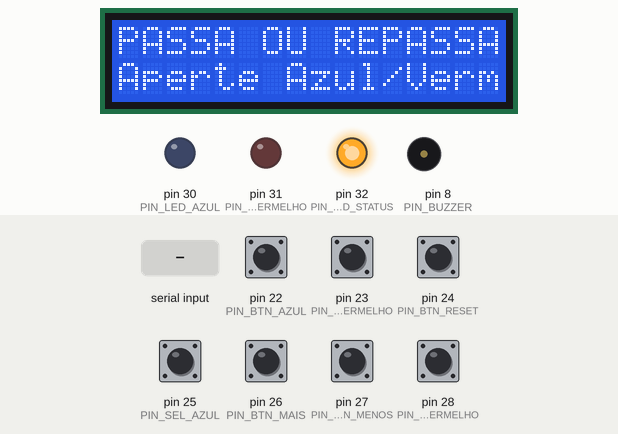
The sketch below on a simulated Arduino Mega 2560, built with avr-gcc and run on an emulated ATmega2560. Parts: 16×2 character LCD, output pins drawn as LEDs (lit = HIGH), buzzer (waves = sounding). Dashed ring = blinking. The test bench sets the inputs (shaded band); at power-on: pin 22 (PIN_BTN_AZUL), pin 23 (PIN_BTN_VERMELHO), pin 24 (PIN_BTN_RESET), pin 25 (PIN_SEL_AZUL), pin 26 (PIN_BTN_MAIS), pin 27 (PIN_BTN_MENOS), pin 28 (PIN_SEL_VERMELHO) HIGH. What the sketch prints to the serial monitor is not drawn.

Above: at 2.3 s.
2.4 s: "a" received over Serial
At 4.05 s:
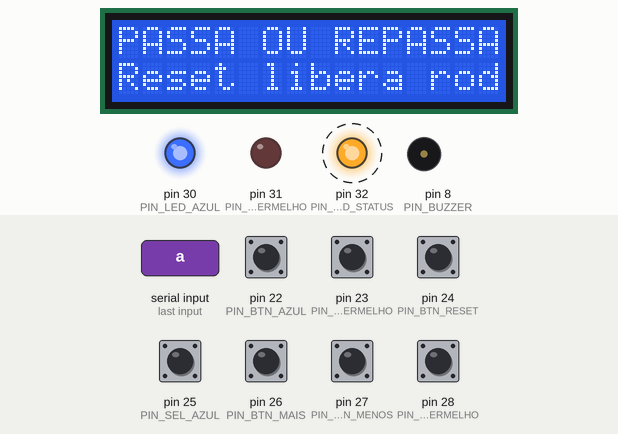
4.3 s: pin 26 (PIN_BTN_MAIS) pulled LOW for 0.15 s
At 4.35 s:
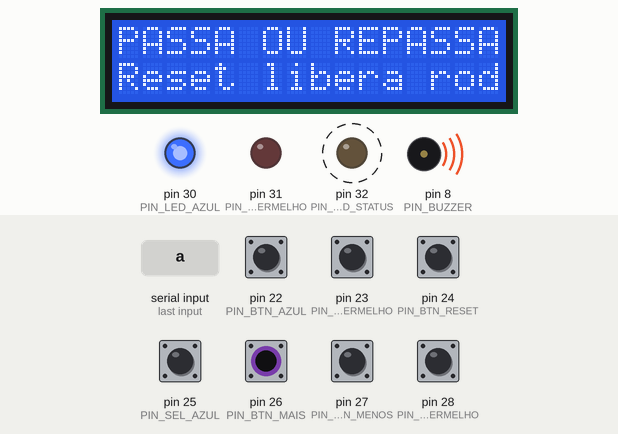
5.0 s: pin 24 (PIN_BTN_RESET) pulled LOW for 0.15 s
At 5.18 s:
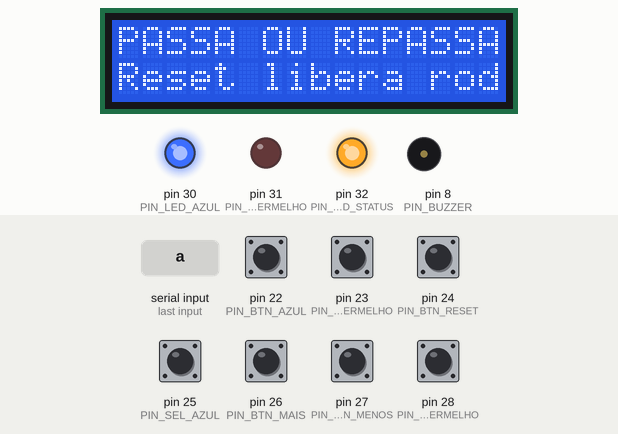
6.7 s: pin 27 (PIN_BTN_MENOS) pulled LOW for 0.15 s
At 6.87 s:
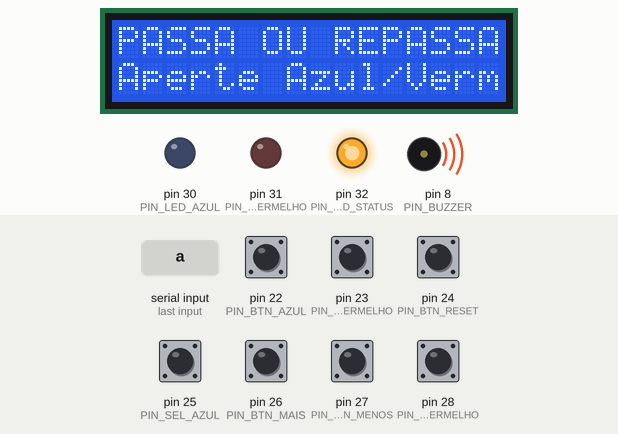
9.8 s: pin 23 (PIN_BTN_VERMELHO) pulled LOW for 0.15 s
At 10.16 s:
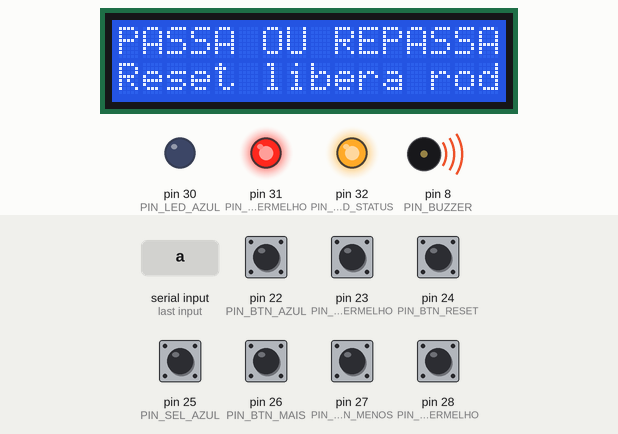
10.5 s: byte 99 ('c') received over Serial
Timing chart, 0 to 59.5 s (numbered marks = the images above; inputs shaded):
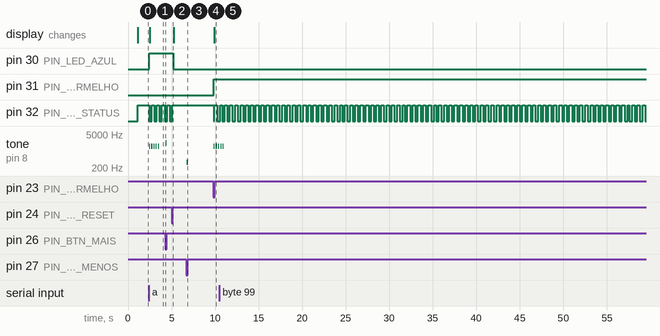

Measured:
- after the input at 2.4 s, pin 30 (PIN_LED_AZUL): LOW → HIGH at once; pin 32 (PIN_LED_STATUS): alternates HIGH for 0.30 s and LOW for 0.30 s, starting at once; tone on pin 8 (PIN_BUZZER): alternates 1600 Hz for 0.12 s and silent for 0.12 s, 10 changes in all, then stays silent, starting at once; the display: changes after 0.11 s (image 1)
- after the input at 4.3 s, tone on pin 8 (PIN_BUZZER): silent → 2200 Hz at once, → silent 0.09 s later
- after the input at 5.0 s, pin 30 (PIN_LED_AZUL): HIGH → LOW after 0.19 s; pin 32 (PIN_LED_STATUS): goes on until 5.1 s, then stays HIGH
- after the input at 6.7 s, tone on pin 8 (PIN_BUZZER): silent → 350 Hz at once, → silent 0.18 s later
- after the input at 9.8 s, pin 31 (PIN_LED_VERMELHO): LOW → HIGH at once; pin 32 (PIN_LED_STATUS): HIGH → LOW at once, → HIGH 0.08 s later, → LOW 0.33 s later; tone on pin 8 (PIN_BUZZER): alternates 1600 Hz for 0.12 s and silent for 0.12 s, starting at once; the display: changes after 0.12 s (image 5)

The sketch:

passa_ou_repassa.ino
```cpp
/*
  Projeto: Passa ou Repassa
  Arquivo: passa_ou_repassa_atualizado.ino
  Placa: Arduino Mega 2560
  Display: LCD 20x4 I2C

  Funções principais:
  - Dois botões de resposta: Equipe Azul e Equipe Vermelha.
  - A primeira equipe que apertar trava a rodada.
  - LED e buzzer indicam a equipe que travou.
  - Reset libera a próxima rodada sem apagar o placar.
  - Pontuação manual pelo mediador com teclas + e -.
  - Seletor/chave de equipe para pontuação: Azul ou Vermelha.
  - Se nenhuma chave estiver selecionada, + e - pontuam a equipe que travou.
  - LCD 20x4 exibe placar e estado do jogo.
  - Monitor Serial permite testes e simulação dos comandos.

  Biblioteca LCD:
  - LiquidCrystal I2C by Frank de Brabander
  - Repositório: johnrickman/LiquidCrystal_I2C
*/

#include <Wire.h>
#include <LiquidCrystal_I2C.h>

// =====================================================
// CONFIGURAÇÕES GERAIS
// =====================================================

// Endereço comum do LCD I2C: 0x27 ou 0x3F.
// Caso o display não mostre nada, teste trocar para 0x3F.
constexpr uint8_t LCD_ADDR = 0x27;
constexpr uint8_t LCD_COLS = 20;
constexpr uint8_t LCD_ROWS = 4;

LiquidCrystal_I2C lcd(LCD_ADDR, LCD_COLS, LCD_ROWS);

// Valor somado/subtraído a cada comando de pontuação.
constexpr int PONTO_PADRAO = 1;

// Limites de segurança para exibição no LCD.
constexpr int PLACAR_MIN = -99;
constexpr int PLACAR_MAX = 999;

// Debounce dos botões.
constexpr unsigned long DEBOUNCE_MS = 45;

// Atualização periódica do LCD.
constexpr unsigned long LCD_REFRESH_MS = 250;

// Tempo do alerta sonoro ao travar uma rodada.
constexpr unsigned long ALERTA_RODADA_MS = 1200;
constexpr unsigned long ALERTA_INTERVALO_MS = 120;

// Para buzzer passivo, mantenha true.
// Para buzzer ativo 5 V, altere para false.
constexpr bool BUZZER_PASSIVO = true;

// Segurar RESET por este tempo zera o placar.
constexpr unsigned long RESET_ZERA_PLACAR_MS = 5000;

// =====================================================
// MAPA DE PINOS - ARDUINO MEGA 2560
// =====================================================

// Botões principais do jogo.
constexpr uint8_t PIN_BTN_AZUL = 22;
constexpr uint8_t PIN_BTN_VERMELHO = 23;
constexpr uint8_t PIN_BTN_RESET = 24;

// Chaves/seletor de equipe para pontuação.
constexpr uint8_t PIN_SEL_AZUL = 25;
constexpr uint8_t PIN_BTN_MAIS = 26;
constexpr uint8_t PIN_BTN_MENOS = 27;
constexpr uint8_t PIN_SEL_VERMELHO = 28;

// Saídas.
constexpr uint8_t PIN_LED_AZUL = 30;
constexpr uint8_t PIN_LED_VERMELHO = 31;
constexpr uint8_t PIN_LED_STATUS = 32;
constexpr uint8_t PIN_BUZZER = 8;

// LCD I2C no Mega:
// SDA = pino 20
// SCL = pino 21

// =====================================================
// TIPOS E ESTADOS
// =====================================================

enum Equipe : uint8_t {
  EQUIPE_NENHUMA = 0,
  EQUIPE_AZUL = 1,
  EQUIPE_VERMELHA = 2
};

enum BuzzerModo : uint8_t {
  BUZZER_DESLIGADO = 0,
  BUZZER_BIP_CURTO = 1,
  BUZZER_ALERTA_RODADA = 2
};

int placarAzul = 0;
int placarVermelho = 0;

Equipe equipeTravada = EQUIPE_NENHUMA;

bool lcdPrecisaAtualizar = true;
unsigned long ultimaAtualizacaoLCD = 0;

BuzzerModo buzzerModo = BUZZER_DESLIGADO;
unsigned long buzzerFim = 0;
unsigned long buzzerUltimaAlternancia = 0;
bool buzzerLigado = false;

bool resetLongoExecutado = false;

char mensagemTemporaria[21] = "";
unsigned long mensagemTemporariaAte = 0;

// =====================================================
// CLASSE DE BOTÃO COM DEBOUNCE
// =====================================================

class BotaoDebounce {
public:
  void begin(uint8_t pino) {
    pin = pino;
    pinMode(pin, INPUT_PULLUP);

    bool leituraInicial = digitalRead(pin);
    estadoEstavel = leituraInicial;
    ultimaLeitura = leituraInicial;
    ultimaMudancaLeitura = millis();

    eventoPressionado = false;
    eventoSolto = false;
    inicioPressionado = 0;
  }

  void update() {
    const unsigned long agora = millis();
    const bool leituraAtual = digitalRead(pin);

    if (leituraAtual != ultimaLeitura) {
      ultimaLeitura = leituraAtual;
      ultimaMudancaLeitura = agora;
    }

    if ((agora - ultimaMudancaLeitura) >= DEBOUNCE_MS && leituraAtual != estadoEstavel) {
      estadoEstavel = leituraAtual;

      if (isPressed()) {
        eventoPressionado = true;
        inicioPressionado = agora;
      } else {
        eventoSolto = true;
      }
    }
  }

  bool pressed() {
    if (eventoPressionado) {
      eventoPressionado = false;
      return true;
    }
    return false;
  }

  bool released() {
    if (eventoSolto) {
      eventoSolto = false;
      return true;
    }
    return false;
  }

  bool isPressed() const {
    // INPUT_PULLUP: pressionado = LOW.
    return estadoEstavel == LOW;
  }

  unsigned long pressedFor() const {
    if (!isPressed()) {
      return 0;
    }
    return millis() - inicioPressionado;
  }

private:
  uint8_t pin = 255;
  bool estadoEstavel = HIGH;
  bool ultimaLeitura = HIGH;
  unsigned long ultimaMudancaLeitura = 0;
  unsigned long inicioPressionado = 0;
  bool eventoPressionado = false;
  bool eventoSolto = false;
};

BotaoDebounce btnAzul;
BotaoDebounce btnVermelho;
BotaoDebounce btnReset;
BotaoDebounce btnMais;
BotaoDebounce btnMenos;

// =====================================================
// FUNÇÕES AUXILIARES
// =====================================================

void buzzerOn(uint16_t frequenciaHz) {
  buzzerLigado = true;

  if (BUZZER_PASSIVO) {
    tone(PIN_BUZZER, frequenciaHz);
  } else {
    digitalWrite(PIN_BUZZER, HIGH);
  }
}

void buzzerOff() {
  buzzerLigado = false;

  if (BUZZER_PASSIVO) {
    noTone(PIN_BUZZER);
  }

  digitalWrite(PIN_BUZZER, LOW);
}

void iniciarBipCurto(uint16_t frequenciaHz, unsigned long duracaoMs) {
  buzzerModo = BUZZER_BIP_CURTO;
  buzzerFim = millis() + duracaoMs;
  buzzerOn(frequenciaHz);
}

void iniciarAlertaRodada() {
  buzzerModo = BUZZER_ALERTA_RODADA;
  buzzerFim = millis() + ALERTA_RODADA_MS;
  buzzerUltimaAlternancia = 0;
  buzzerLigado = false;
}

void atualizarBuzzer() {
  const unsigned long agora = millis();

  if (buzzerModo == BUZZER_DESLIGADO) {
    return;
  }

  if (agora >= buzzerFim) {
    buzzerOff();
    buzzerModo = BUZZER_DESLIGADO;
    return;
  }

  if (buzzerModo == BUZZER_ALERTA_RODADA) {
    if (agora - buzzerUltimaAlternancia >= ALERTA_INTERVALO_MS) {
      buzzerUltimaAlternancia = agora;

      if (buzzerLigado) {
        buzzerOff();
      } else {
        buzzerOn(1600);
      }
    }
  }
}

void mostrarMensagemTemporaria(const char* texto, unsigned long duracaoMs) {
  strncpy(mensagemTemporaria, texto, 20);
  mensagemTemporaria[20] = '\0';
  mensagemTemporariaAte = millis() + duracaoMs;
  lcdPrecisaAtualizar = true;
}

void imprimirLinhaLCD(uint8_t linha, const char* texto) {
  char buffer[21];

  uint8_t i = 0;
  while (i < 20 && texto[i] != '\0') {
    buffer[i] = texto[i];
    i++;
  }

  while (i < 20) {
    buffer[i] = ' ';
    i++;
  }

  buffer[20] = '\0';

  lcd.setCursor(0, linha);
  lcd.print(buffer);
}

const char* nomeEquipe(Equipe equipe) {
  switch (equipe) {
    case EQUIPE_AZUL:
      return "AZUL";
    case EQUIPE_VERMELHA:
      return "VERMELHA";
    default:
      return "NENHUMA";
  }
}

int limitarPlacar(int valor) {
  if (valor < PLACAR_MIN) {
    return PLACAR_MIN;
  }

  if (valor > PLACAR_MAX) {
    return PLACAR_MAX;
  }

  return valor;
}

Equipe equipeSelecionadaParaPontuar() {
  const bool azulSelecionado = digitalRead(PIN_SEL_AZUL) == LOW;
  const bool vermelhoSelecionado = digitalRead(PIN_SEL_VERMELHO) == LOW;

  if (azulSelecionado && !vermelhoSelecionado) {
    return EQUIPE_AZUL;
  }

  if (vermelhoSelecionado && !azulSelecionado) {
    return EQUIPE_VERMELHA;
  }

  // Atalho operacional:
  // se nenhuma chave estiver selecionada, pontua a equipe que travou a rodada.
  if (!azulSelecionado && !vermelhoSelecionado && equipeTravada != EQUIPE_NENHUMA) {
    return equipeTravada;
  }

  return EQUIPE_NENHUMA;
}

void atualizarSaidas() {
  digitalWrite(PIN_LED_AZUL, equipeTravada == EQUIPE_AZUL ? HIGH : LOW);
  digitalWrite(PIN_LED_VERMELHO, equipeTravada == EQUIPE_VERMELHA ? HIGH : LOW);
}

void atualizarLedStatus() {
  const unsigned long agora = millis();

  if (equipeTravada == EQUIPE_NENHUMA) {
    digitalWrite(PIN_LED_STATUS, HIGH);
  } else {
    // Pisca quando a rodada estiver travada.
    digitalWrite(PIN_LED_STATUS, ((agora / 300) % 2) ? HIGH : LOW);
  }
}

void desenharLCD() {
  char linha[21];

  imprimirLinhaLCD(0, "PASSA OU REPASSA");

  snprintf(linha, sizeof(linha), "AZUL:%3d VERM:%3d", placarAzul, placarVermelho);
  imprimirLinhaLCD(1, linha);

  if (millis() < mensagemTemporariaAte) {
    imprimirLinhaLCD(2, mensagemTemporaria);
  } else if (equipeTravada == EQUIPE_AZUL) {
    imprimirLinhaLCD(2, "TRAVOU: AZUL");
  } else if (equipeTravada == EQUIPE_VERMELHA) {
    imprimirLinhaLCD(2, "TRAVOU: VERMELHA");
  } else {
    imprimirLinhaLCD(2, "AGUARDANDO...");
  }

  if (equipeTravada == EQUIPE_NENHUMA) {
    imprimirLinhaLCD(3, "Aperte Azul/Verm.");
  } else {
    imprimirLinhaLCD(3, "Reset libera rodada");
  }

  lcdPrecisaAtualizar = false;
  ultimaAtualizacaoLCD = millis();
}

void solicitarAtualizacaoLCD() {
  lcdPrecisaAtualizar = true;
}

void resetarRodada() {
  equipeTravada = EQUIPE_NENHUMA;
  buzzerOff();
  buzzerModo = BUZZER_DESLIGADO;
  atualizarSaidas();
  mostrarMensagemTemporaria("RODADA LIBERADA", 1000);

  Serial.println(F("[RESET] Rodada liberada."));
}

void zerarPlacar() {
  placarAzul = 0;
  placarVermelho = 0;
  mostrarMensagemTemporaria("PLACAR ZERADO", 1200);

  Serial.println(F("[PLACAR] Placar zerado."));
}

void travarRodada(Equipe equipe) {
  if (equipeTravada != EQUIPE_NENHUMA) {
    return;
  }

  equipeTravada = equipe;
  atualizarSaidas();
  iniciarAlertaRodada();
  solicitarAtualizacaoLCD();

  Serial.print(F("[RODADA] Travou equipe: "));
  Serial.println(nomeEquipe(equipe));
}

void alterarPlacar(Equipe equipe, int delta) {
  if (equipe == EQUIPE_AZUL) {
    placarAzul = limitarPlacar(placarAzul + delta);
  } else if (equipe == EQUIPE_VERMELHA) {
    placarVermelho = limitarPlacar(placarVermelho + delta);
  } else {
    iniciarBipCurto(350, 180);
    mostrarMensagemTemporaria("SELECIONE EQUIPE", 1200);
    Serial.println(F("[ERRO] Nenhuma equipe selecionada para pontuar."));
    return;
  }

  iniciarBipCurto(delta > 0 ? 2200 : 700, 90);
  solicitarAtualizacaoLCD();

  Serial.print(F("[PLACAR] "));
  Serial.print(nomeEquipe(equipe));
  Serial.print(delta > 0 ? F(" +") : F(" "));
  Serial.println(delta);

  imprimirStatusSerial();
}

void imprimirAjudaSerial() {
  Serial.println();
  Serial.println(F("=== PASSA OU REPASSA - COMANDOS SERIAL ==="));
  Serial.println(F("a  -> simula botao da equipe AZUL"));
  Serial.println(F("v  -> simula botao da equipe VERMELHA"));
  Serial.println(F("r  -> reset/libera rodada"));
  Serial.println(F("1  -> AZUL +1"));
  Serial.println(F("2  -> AZUL -1"));
  Serial.println(F("3  -> VERMELHA +1"));
  Serial.println(F("4  -> VERMELHA -1"));
  Serial.println(F("c  -> zera placar"));
  Serial.println(F("s  -> mostra status"));
  Serial.println(F("?  -> ajuda"));
  Serial.println();
}

void imprimirStatusSerial() {
  Serial.print(F("[STATUS] Azul: "));
  Serial.print(placarAzul);
  Serial.print(F(" | Vermelha: "));
  Serial.print(placarVermelho);
  Serial.print(F(" | Rodada: "));
  Serial.println(nomeEquipe(equipeTravada));
}

void processarSerial() {
  while (Serial.available() > 0) {
    const char comando = Serial.read();

    switch (comando) {
      case 'a':
      case 'A':
        travarRodada(EQUIPE_AZUL);
        break;

      case 'v':
      case 'V':
        travarRodada(EQUIPE_VERMELHA);
        break;

      case 'r':
      case 'R':
        resetarRodada();
        break;

      case '1':
        alterarPlacar(EQUIPE_AZUL, PONTO_PADRAO);
        break;

      case '2':
        alterarPlacar(EQUIPE_AZUL, -PONTO_PADRAO);
        break;

      case '3':
        alterarPlacar(EQUIPE_VERMELHA, PONTO_PADRAO);
        break;

      case '4':
        alterarPlacar(EQUIPE_VERMELHA, -PONTO_PADRAO);
        break;

      case 'c':
      case 'C':
        zerarPlacar();
        break;

      case 's':
      case 'S':
        imprimirStatusSerial();
        break;

      case '?':
        imprimirAjudaSerial();
        break;

      default:
        break;
    }
  }
}

void atualizarBotoes() {
  btnAzul.update();
  btnVermelho.update();
  btnReset.update();
  btnMais.update();
  btnMenos.update();
}

void processarBotoesResposta() {
  const bool azulPressionado = btnAzul.pressed();
  const bool vermelhoPressionado = btnVermelho.pressed();

  if (equipeTravada != EQUIPE_NENHUMA) {
    return;
  }

  if (azulPressionado && !vermelhoPressionado) {
    travarRodada(EQUIPE_AZUL);
  } else if (vermelhoPressionado && !azulPressionado) {
    travarRodada(EQUIPE_VERMELHA);
  } else if (azulPressionado && vermelhoPressionado) {
    mostrarMensagemTemporaria("EMPATE - REPETIR", 1200);
    iniciarBipCurto(500, 250);
    Serial.println(F("[RODADA] Pressionamento simultaneo. Repetir rodada."));
  }
}

void processarBotoesPontuacao() {
  if (btnMais.pressed()) {
    alterarPlacar(equipeSelecionadaParaPontuar(), PONTO_PADRAO);
  }

  if (btnMenos.pressed()) {
    alterarPlacar(equipeSelecionadaParaPontuar(), -PONTO_PADRAO);
  }
}

void processarBotaoReset() {
  if (btnReset.pressed()) {
    resetLongoExecutado = false;
  }

  if (btnReset.isPressed() && !resetLongoExecutado && btnReset.pressedFor() >= RESET_ZERA_PLACAR_MS) {
    zerarPlacar();
    resetarRodada();
    resetLongoExecutado = true;
  }

  if (btnReset.released()) {
    if (!resetLongoExecutado) {
      resetarRodada();
    }
  }
}

// =====================================================
// SETUP E LOOP
// =====================================================

void setup() {
  Serial.begin(115200);

  pinMode(PIN_SEL_AZUL, INPUT_PULLUP);
  pinMode(PIN_SEL_VERMELHO, INPUT_PULLUP);

  pinMode(PIN_LED_AZUL, OUTPUT);
  pinMode(PIN_LED_VERMELHO, OUTPUT);
  pinMode(PIN_LED_STATUS, OUTPUT);
  pinMode(PIN_BUZZER, OUTPUT);

  digitalWrite(PIN_LED_AZUL, LOW);
  digitalWrite(PIN_LED_VERMELHO, LOW);
  digitalWrite(PIN_LED_STATUS, LOW);
  digitalWrite(PIN_BUZZER, LOW);

  btnAzul.begin(PIN_BTN_AZUL);
  btnVermelho.begin(PIN_BTN_VERMELHO);
  btnReset.begin(PIN_BTN_RESET);
  btnMais.begin(PIN_BTN_MAIS);
  btnMenos.begin(PIN_BTN_MENOS);

  Wire.begin();

  lcd.init();
  lcd.backlight();
  lcd.clear();

  imprimirLinhaLCD(0, "PASSA OU REPASSA");
  imprimirLinhaLCD(1, "Inicializando...");
  imprimirLinhaLCD(2, "Mega 2560 + LCD");
  imprimirLinhaLCD(3, "SDA20 SCL21");

  delay(900);

  lcd.clear();
  desenharLCD();
  imprimirAjudaSerial();

  Serial.println(F("[OK] Sistema iniciado."));
}

void loop() {
  atualizarBotoes();

  processarBotoesResposta();
  processarBotoesPontuacao();
  processarBotaoReset();
  processarSerial();

  atualizarBuzzer();
  atualizarLedStatus();

  if (lcdPrecisaAtualizar || (millis() - ultimaAtualizacaoLCD >= LCD_REFRESH_MS)) {
    desenharLCD();
  }
}
```
